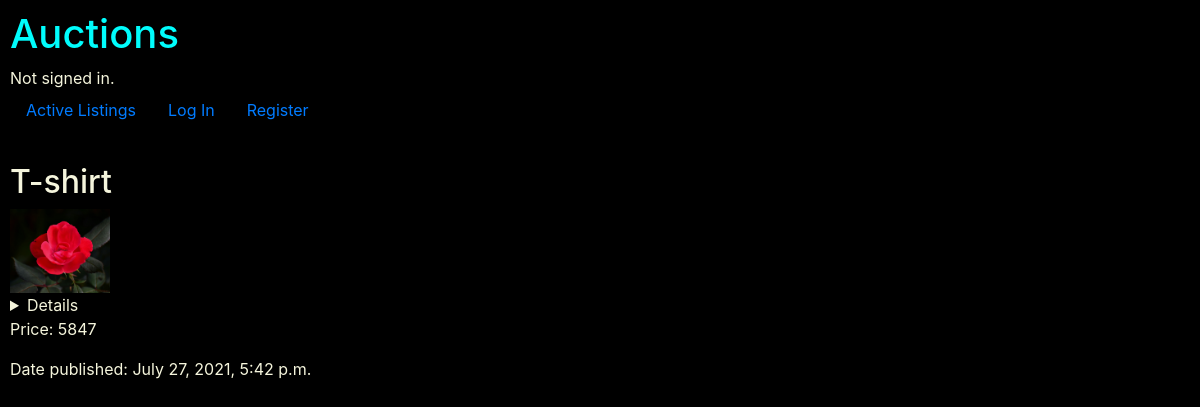
/4, run on the app's committed database.
### auctions/models.py (models this page shows, shortened)
class Auction_listings(models.Model):
    auc_title = models.CharField(max_length=50)
    auc_details = models.CharField(max_length=250)
    auc_price = models.IntegerField()
    auc_date_published = models.DateTimeField(auto_now_add=True)
    auc_created_by = models.ForeignKey(User, on_delete=models.CASCADE, related_name="creator", blank=True)
    auc_image = models.ImageField(default='rose.jpg', blank=True)

### auctions/views.py (the view)
# urls.py: path("<int:list_id>", views.list_page, name="auctions_list"),
def list_page(request, list_id):
    if request.user.is_authenticated:
        list_auction = Auction_listings.objects.get(pk=list_id)
        return render(request, "auctions/auc_details.html", {
            "detail": list_auction,
        })
    else:
        list_auction = Auction_listings.objects.get(pk=list_id)
        return render(request, "auctions/auc_details.html", {
            "detail": list_auction,
        })

### auctions/templates/auctions/auc_details.html (shortened to what this page needs)
{% extends 'auctions/layout.html' %} {% load static %} %} {% block body %}
<div>
    <h2>{{detail.auc_title}}</h2>
    <img src="{{detail.auc_image.url}}" alt="rose flower" width="100px" height="auto">
    <details>{{detail.auc_details}}</details>
    <p>Price: {{detail.auc_price}}</p>
    <p>Date published: {{detail.auc_date_published}}
    </p>
</div>
{% endblock body %}

### auctions/static/auctions/styles.css (style rules this page uses)
body { padding: 10px; background-color: black; color: beige; }

### data on the page
Auction_listings: auc_title "T-shirt", auc_image (picture), auc_price "5847", auc_date_published "July 27, 2021, 5:42 p.m."
